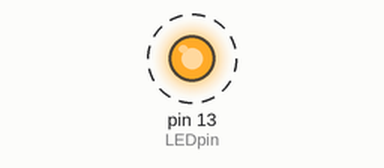
The sketch below on a simulated Arduino Uno, built with avr-gcc and run on an emulated ATmega328P. Parts: output pins drawn as LEDs (lit = HIGH). Dashed ring = blinking.

Above: at 0.12 s.
Timing chart, 0 to 3.0 s (numbered marks = the images above):
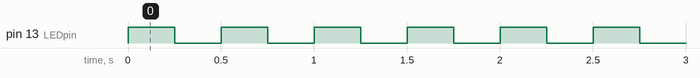

The sketch:

led_blink.ino
```cpp
int LEDpin = 13;

void setup() {
  pinMode(LEDpin, OUTPUT);

  // put your setup code here, to run once:

}

void loop() {
  digitalWrite(LEDpin, HIGH);
  delay(250);
  digitalWrite(LEDpin, LOW);
  delay(250);
  // put your main code here, to run repeatedly:

}
```

Measured:
- by itself, pin 13 (LEDpin): alternates HIGH for 0.25 s and LOW for 0.25 s
